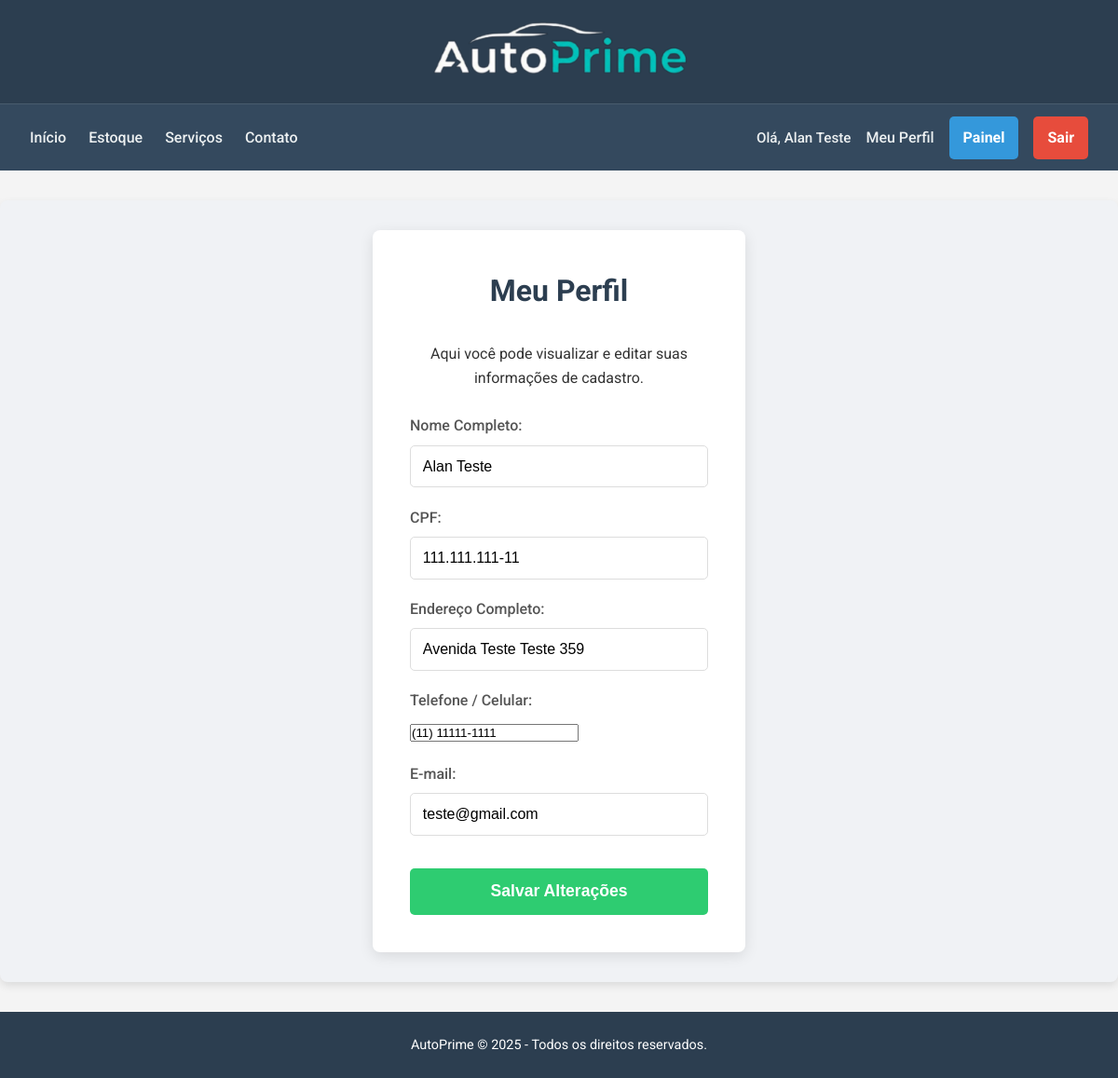
The page /perfil (signed in) on the database its author committed.
### app.py (models this page shows, shortened)
class Usuario(db.Model):
    id = db.Column(db.Integer, primary_key=True)
    nome = db.Column(db.String(150), nullable=False)
    email = db.Column(db.String(150), unique=True, nullable=False)
    senha_hash = db.Column(db.String(256), nullable=False)
    is_admin = db.Column(db.Boolean, nullable=False, default=False)
    cpf = db.Column(db.String(20), unique=True, nullable=False)
    endereco = db.Column(db.String(200), nullable=False)
    telefone = db.Column(db.String(20), nullable=False)

### app.py (the view, shortened to what this page needs)
@app.route('/perfil', methods=['GET', 'POST'])
@login_required
def perfil():
    usuario_id = session['user_id']
    usuario = Usuario.query.get_or_404(usuario_id)
    return render_template('perfil.html', usuario=usuario)

### app.py (called while the page is built)
def login_required(f):
    @wraps(f)
    def decorated_function(*args, **kwargs):
        if 'user_id' not in session: # <-- MELHORIA: Verifica por user_id, mais específico
            flash('Você precisa fazer login para acessar esta página.', 'warning')
            return redirect(url_for('login'))
        user = Usuario.query.get(session['user_id'])
        if user is None:
            session.clear()
            flash("Sua conta não foi encontrada. Por favor, faça login novamente.", "warning")
            return redirect(url_for('login'))
        return f(*args, **kwargs)
    return decorated_function

### templates/perfil.html (shortened to what this page needs)
{% extends "base.html" %}
{% block content %}
<main class="main-content form-page">
    <section class="form-section">
        <h2>Meu Perfil</h2>
        <p>Aqui você pode visualizar e editar suas informações de cadastro.</p>
        <br>
        <form action="{{ url_for('perfil') }}" method="POST" class="auth-form">
            <div class="form-group">
                <label for="name">Nome Completo:</label>
                <input type="text" id="name" name="nome" required value="{{ usuario.nome }}">
            </div>
            <div class="form-group">
                <label for="cpf">CPF:</label>
                <input type="text" id="cpf" name="cpf" required value="{{ usuario.cpf }}">
            </div>
            <div class="form-group">
                <label for="endereco">Endereço Completo:</label>
                <input type="text" id="endereco" name="endereco" required value="{{ usuario.endereco }}">
            </div>
            <div class="form-group">
                <label for="telefone">Telefone / Celular:</label>
                <input type="tel" id="telefone" name="telefone" required value="{{ usuario.telefone }}">
            </div>
            <div class="form-group">
                <label for="email">E-mail:</label>
                <input type="email" id="email" name="email" required value="{{ usuario.email }}">
            </div>
            <button type="submit" class="btn btn-cadastro full-width">Salvar Alterações</button>
        </form>
    </section>
</main>
{% endblock %}

### templates/base.html (shortened to what this page needs)
<!DOCTYPE html>
<html lang="pt-BR">
<head>
    <link rel="stylesheet" href="{{ url_for('static', filename='css/style.css') }}">
    <link rel="stylesheet" href="{{ url_for('static', filename='css/form.css') }}">
    <link rel="stylesheet" href="https://cdnjs.cloudflare.com/ajax/libs/font-awesome/6.5.2/css/all.min.css">
</head>
<body>
    <header class="main-header">
        <div class="header-content">
            <div class="logo-area">
                <a href="{{ url_for('index') }}">
                    <img src="{{ url_for('static', filename='imagens/AutoPrime.png') }}" alt="Logo AutoPrime" class="logo">
                </a>
            </div>
        </div>
    </header>
    <nav class="main-nav">
        <ul class="nav-links">
            <li><a href="{{ url_for('index') }}">Início</a></li>
            <li><a href="{{ url_for('estoque') }}">Estoque</a></li>
            <li><a href="{{ url_for('servicos') }}">Serviços</a></li>
            <li><a href="{{ url_for('contato') }}">Contato</a></li>
        </ul>
        <div class="auth-links">
            {% if session.get('logged_in') %}
                <span class="welcome-message">Olá, {{ session.get('user_name') }}</span>
                <a href="{{ url_for('perfil') }}" class="nav-profile-link">Meu Perfil</a>
                {% if session.get('is_admin') %}
                    <a href="{{ url_for('painel_admin') }}" class="btn btn-login">Painel</a>
                {% endif %}
                <a href="{{ url_for('logout') }}" class="btn btn-logout">Sair</a>
            {% else %}
                <a href="{{ url_for('login') }}" class="btn btn-login">Login</a>
                <a href="{{ url_for('cadastro') }}" class="btn btn-cadastro">Cadastro</a>
            {% endif %}
        </div>
    </nav>
    <main>
        {% block content %}{% endblock %}
    </main>
    <footer class="main-footer">
        <p>AutoPrime &copy; 2025 - Todos os direitos reservados.</p>
    </footer>
</body>
</html>

### static/css/style.css (style rules this page uses)
* { margin: 0; padding: 0; box-sizing: border-box; }
body { font-family: 'Roboto', sans-serif; line-height: 1.6; color: #333; background-color: #f4f4f4; display: flex; flex-direction: column; min-height: 100vh; }
.main-header { background-color: #2c3e50; color: #fff; padding: 1rem 2rem; box-shadow: 0 2px 5px rgba(0,0,0,0.2); }
.header-content { display: flex; justify-content: center; align-items: center; max-width: 1200px; margin: 0 auto; flex-wrap: wrap; }
.logo-area { display: flex; align-items: center; gap: 10px; }
.logo { width: 400px; height: auto; }
.main-nav { background-color: #34495e; padding: 0.8rem 2rem; border-top: 1px solid rgba(255,255,255,0.1); display: flex; justify-content: space-between; align-items: center; flex-wrap: wrap; }
.nav-links { list-style: none; display: flex; gap: 1.5rem; }
.nav-links li a { color: #ecf0f1; text-decoration: none; font-weight: 500; padding: 0.5rem 0; transition: color 0.3s ease; }
.auth-links { display: flex; align-items: center; gap: 1rem; }
.welcome-message { color: #ecf0f1; font-weight: 500; font-size: 0.95rem; }
.nav-profile-link { color: #ecf0f1; text-decoration: none; font-weight: 500; transition: color 0.3s ease; }
.btn { display: inline-flex; justify-content: center; align-items: center; padding: 10px 15px; border-radius: 5px; text-decoration: none; font-weight: bold; transition: background-color 0.3s ease, color 0.3s ease; text-align: center; border: none; cursor: pointer; }
.btn-login { background-color: #3498db; color: #fff; }
.btn-cadastro { background-color: #2ecc71; color: #fff; }
.btn-logout { background-color: #e74c3c; color: #fff; }
.main-content { display: flex; flex-wrap: wrap; justify-content: center; gap: 2rem; padding: 2rem; max-width: 1200px; margin: 2rem auto; background-color: #fff; border-radius: 8px; box-shadow: 0 4px 10px rgba(0,0,0,0.1); flex-grow: 1; }
.main-footer { background-color: #2c3e50; color: #fff; text-align: center; padding: 1.5rem; font-size: 0.9rem; margin-top: auto; }

### static/css/form.css (style rules this page uses)
.form-page { display: flex; justify-content: center; align-items: center; min-height: 70vh; background-color: #f0f2f5; }
.form-section { background-color: #fff; padding: 2.5rem; border-radius: 8px; box-shadow: 0 4px 15px rgba(0,0,0,0.1); width: 100%; max-width: 400px; text-align: center; }
.form-section h2 { color: #2c3e50; margin-bottom: 1.8rem; font-size: 2rem; font-weight: 700; }
.auth-form { display: flex; flex-direction: column; gap: 1.2rem; }
.form-group { text-align: left; }
.form-group label { display: block; margin-bottom: 0.5rem; color: #555; font-weight: 500; }
.form-group input[type="email"], .form-group input[type="password"], .form-group input[type="text"] { width: 100%; padding: 0.8rem; border: 1px solid #ddd; border-radius: 5px; font-size: 1rem; transition: border-color 0.3s ease; }
.btn.full-width { width: 100%; padding: 0.9rem; font-size: 1.1rem; margin-top: 1rem; }

### rows shown on the page
Usuario: get "Alan Teste", nome "Alan Teste", cpf "111.111.111-11", endereco "Avenida Teste Teste 359", telefone "(11) 11111-1111", email "teste@gmail.com"
